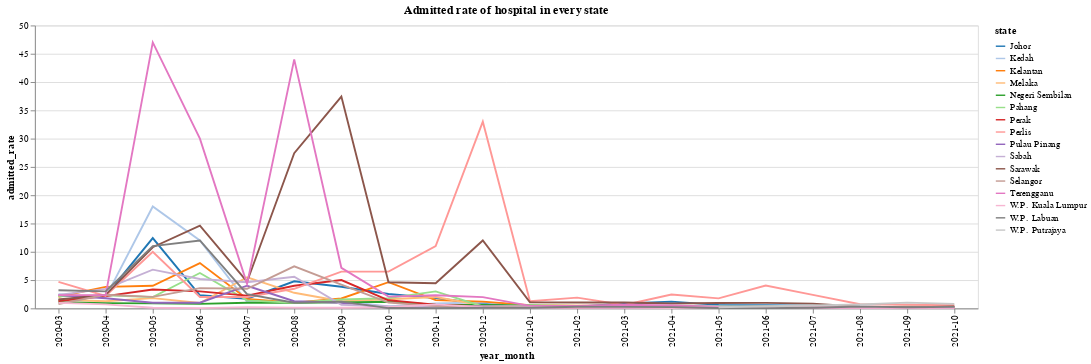

This figure's notebook cell:
### Code cell
#plot a line chart for admitted rate in every state of Malaysia
alt.Chart(hosp_try,title='Admitted rate of hospital in every state').mark_line().encode(
    x="year_month",
    y="admitted_rate",
    color = alt.Color('state', scale=alt.Scale(scheme = 'category20'))
).properties(
    width=1000,
    height=300
)

### Figure 1 — Vega-Lite specification as saved in the notebook (floating-point values rounded to 4 significant figures; data arrays with more than 128 entries replaced by an {"elided": "..."} marker saying what was removed)
{"config": {"view": {"continuousWidth": 400, "continuousHeight": 300}}, "data": {"name": "data-7316bef5362071d1786cee8435167ace"}, "mark": "line", "encoding": {"color": {"type": "nominal", "field": "state", "scale": {"scheme": "category20"}}, "x": {"type": "nominal", "field": "year_month"}, "y": {"type": "quantitative", "field": "admitted_rate"}}, "height": 300, "title": "Admitted rate of hospital in every state", "width": 1000, "$schema": "https://vega.github.io/schema/vega-lite/v4.8.1.json", "datasets": {"data-7316bef5362071d1786cee8435167ace": {"elided": "306 records"}}}
